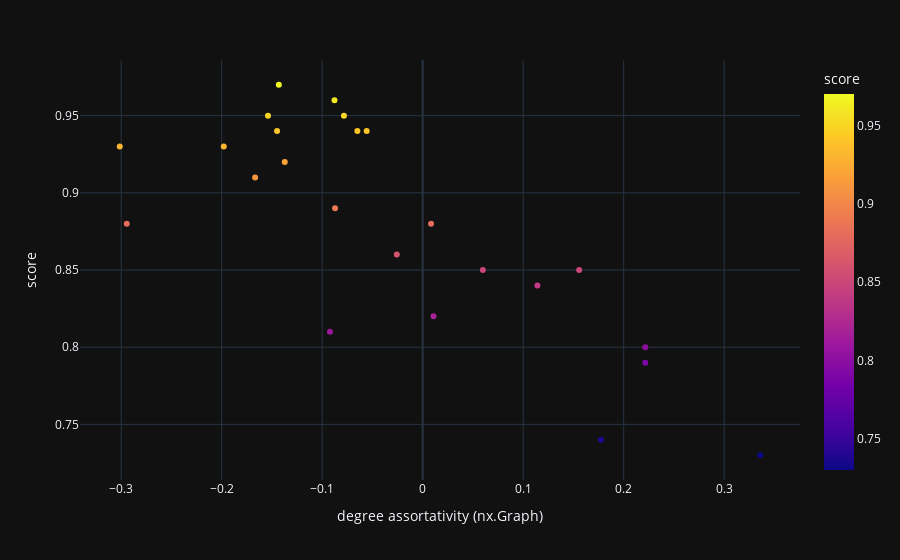

Notebook source saved alongside this figure:
### Code cell
px.scatter(df[df['score'].notna()], x='degree assortativity (nx.Graph)', y='score', color='score', height=200, template='plotly_dark', hover_name='label')

### Figure 1 — Plotly figure (JSON) as saved in the notebook; plotly's stock layout.template omitted (floating-point values rounded to 4 significant figures)
{"data": [{"hovertemplate": "<b>%{hovertext}</b><br><br>degree assortativity (nx.Graph)=%{x}<br>score=%{marker.color}<extra></extra>", "hovertext": ["wikiconflict", "sx-superuser", "AMiner", "facebook-wosn-wall", "digg-friends", "radoslaw-email", "prosper-loans", "facebook-wosn-links", "sx-askubuntu", "email-Eu-core-temporal", "chess", "soc-RedditHyperlinks-body", "opsahl-ucforum", "soc-RedditHyperlinks-title", "dblp_coauthor", "soc-sign-bitcoinalpha", "soc-sign-bitcoinotc", "enron", "condmat", "dnc-temporalGraph", "sx-mathoverflow", "ca-cit-Hep-Th", "ca-cit-HepPh", "digg-reply"], "legendgroup": "", "marker": {"color": [0.94, 0.96, 0.85, 0.79, 0.94, 0.88, 0.95, 0.8, 0.97, 0.86, 0.73, 0.89, 0.81, 0.92, 0.84, 0.95, 0.94, 0.91, 0.74, 0.93, 0.93, 0.82, 0.85, 0.88], "coloraxis": "coloraxis", "symbol": "circle"}, "mode": "markers", "name": "", "orientation": "v", "showlegend": false, "type": "scatter", "x": [-0.06498, -0.08774, 0.1557, 0.2215, -0.05571, -0.2944, -0.07833, 0.2215, -0.1431, -0.02574, 0.3359, -0.08716, -0.09225, -0.1372, 0.1142, -0.1539, -0.1449, -0.1667, 0.1774, -0.3014, -0.1979, 0.01081, 0.05991, 0.008341], "xaxis": "x", "y": [0.94, 0.96, 0.85, 0.79, 0.94, 0.88, 0.95, 0.8, 0.97, 0.86, 0.73, 0.89, 0.81, 0.92, 0.84, 0.95, 0.94, 0.91, 0.74, 0.93, 0.93, 0.82, 0.85, 0.88], "yaxis": "y"}], "layout": {"autosize": true, "coloraxis": {"colorbar": {"title": {"text": "score"}}, "colorscale": [[0, "#0d0887"], [0.1111, "#46039f"], [0.2222, "#7201a8"], [0.3333, "#9c179e"], [0.4444, "#bd3786"], [0.5556, "#d8576b"], [0.6667, "#ed7953"], [0.7778, "#fb9f3a"], [0.8889, "#fdca26"], [1, "#f0f921"]]}, "legend": {"tracegroupgap": 0}, "margin": {"t": 60}, "xaxis": {"anchor": "y", "autorange": true, "domain": [0, 1], "range": [-0.3393, 0.3738], "title": {"text": "degree assortativity (nx.Graph)"}, "type": "linear"}, "yaxis": {"anchor": "x", "autorange": true, "domain": [0, 1], "range": [0.7114, 0.9886], "title": {"text": "score"}, "type": "linear"}}}
